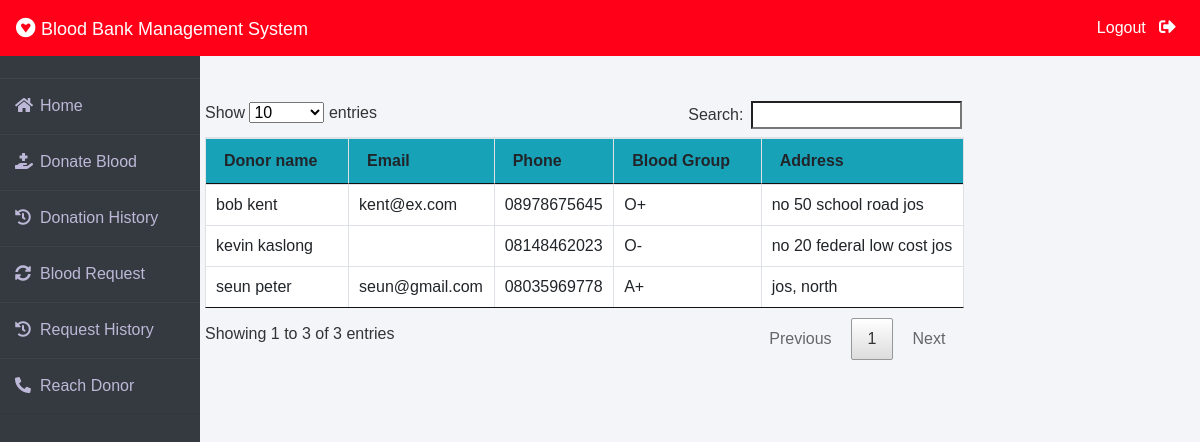
Screenshot of /donor/reach_donor with the database file from the repository.
### donor/models.py (models this page shows, shortened)
class Donor(models.Model):
    user=models.OneToOneField(User,on_delete=models.CASCADE)
    profile_pic= models.ImageField(upload_to='profile_pic/Donor/',null=True,blank=True)
    bloodgroup=models.CharField(max_length=10)
    address = models.CharField(max_length=40)
    mobile = models.CharField(max_length=20,null=False)
    @property
    def get_name(self):
        return self.user.first_name+" "+self.user.last_name

### donor/views.py (the view)
# urls.py: path('reach_donor', views.reach_donor_view,name='reach-donor'),
def reach_donor_view(request):
    search_donor = request.GET.get('search')
    if search_donor:
        donor = models.Donor.objects.filter(Q(address__icontains=search_donor))
        return render(request,'patient/reach_donor.html',{'donor':donor})
    donor = models.Donor.objects.all()
    return render(request,'donor/reach_donor.html',{'donor':donor})

### templates/donor/reach_donor.html (shortened to what this page needs)
{% extends 'donor/donorbase.html' %}
{% block content %}
<br><br>
<div class="container">
    <div class="row">
      <table class="table table-light table-hover table-bordered table-bordered" id = "table" >
        <thead class="bg-info">
            <tr>
                <th scope="col">Donor name</th>
                <th scope="col">Email</th>
                <th scope="col">Phone</th>
                <th scope="col">Blood Group</th>
                <th scope="col">Address</th>
            </tr>
        </thead>
        <tbody>
            {% for t in donor %}
            <tr>
                <td>{{t.get_name}}</td>
                <td> {{t.user.email}}</td>
                <td>{{t.mobile}}</td>
                <td>{{t.bloodgroup}}</td>
                <td>{{t.address}}</td>
            </tr>
            {% endfor %}
        </tbody>
    </div>
</div>
{% endblock content %}

### templates/donor/donorbase.html (style rules this page uses)
.row { padding: 5px; }
* { margin: 0; padding: 0; box-sizing: border-box; list-style: none; text-decoration: none; font-family: 'Josefin Sans', sans-serif; }
body { background-color: #f3f5f9; }

### rows the page displays
Donor: get_name "kevin kaslong", mobile "08148462023", bloodgroup "O-", address "no 20 federal low cost jos"
Donor: get_name "bob kent", user.email "kent@ex.com", mobile "08978675645", bloodgroup "O+", address "no 50 school road jos"
Donor: get_name "seun peter", user.email "seun@gmail.com", mobile "08035969778", bloodgroup "A+", address "jos, north"
